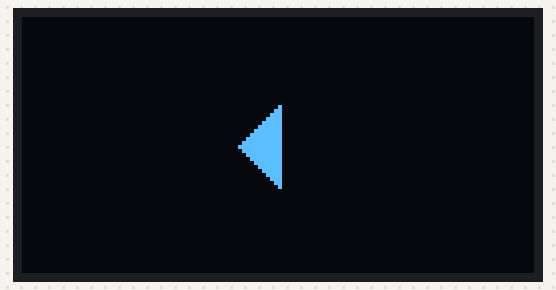
A sketch run on a simulated ESP32. Parts: 128×64 one-colour display.

Above: at 0.21 s.
At 0.76 s:
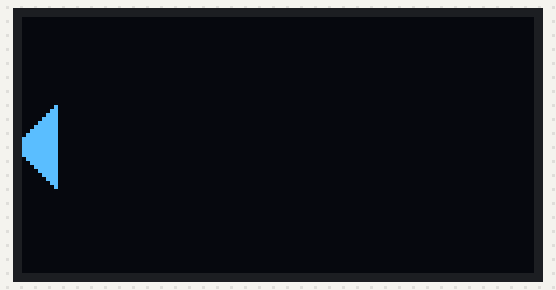
At 5.37 s:
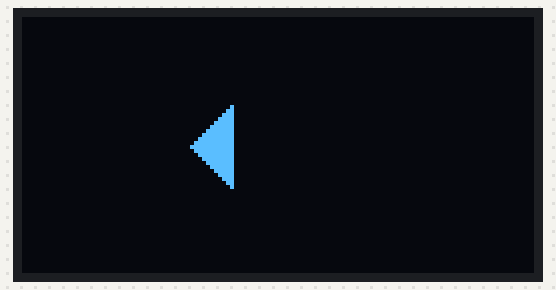
At 10.66 s:
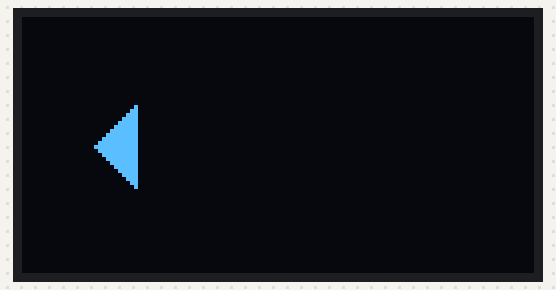
At 20.37 s:
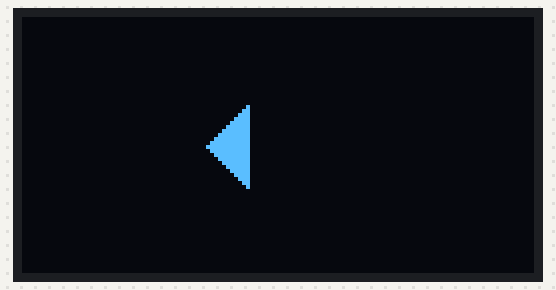
At 39.81 s:
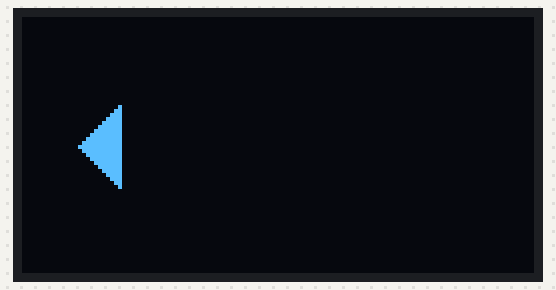

The sketch:

left_motion.ino
```cpp
#include <U8g2lib.h>
#include <Wire.h>

// Initialize the SH1106 display with I2C communication
U8G2_SH1106_128X64_NONAME_F_HW_I2C u8g2(U8G2_R0, U8X8_PIN_NONE);

// Initial position and size for the triangle
int triangleX; // Current X position of the triangle
int triangleY; // Y position of the triangle (center of the display)
int triangleSize = 20; // Increased size of the triangle

// Speed of the triangle's leftward movement
int moveSpeed = 4; // Increased speed

void setup() {
  u8g2.begin(); // Initialize the display
  triangleX = 64; // Start the triangle from the horizontal center of the display
  triangleY = 32; // Start the triangle from the vertical center of the display
}

void drawLeftTriangle(int x, int y, int size) {
  int halfSize = size / 2;

  // Draw the left-pointing triangle
  u8g2.drawTriangle(
    x - halfSize, y,            // Left vertex
    x, y - halfSize,            // Top vertex
    x, y + halfSize             // Bottom vertex
  );
}

void loop() {
  u8g2.clearBuffer(); // Clear the internal buffer

  // Draw the left-pointing triangle at the current position
  drawLeftTriangle(triangleX, triangleY, triangleSize);

  // Update the position to move the triangle leftward
  triangleX -= moveSpeed;

  // If the triangle moves off the left edge of the screen, reset to the center
  if (triangleX < -triangleSize) {
    triangleX = 64; // Reset to the horizontal center of the display
  }

  // Draw the buffer to the display
  u8g2.sendBuffer();

  delay(20); // Reduced delay to increase speed
}
```
